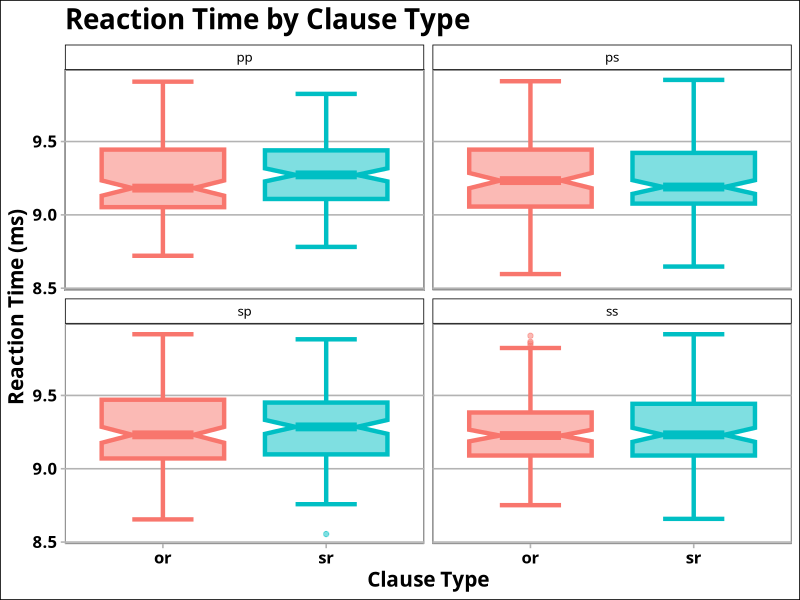
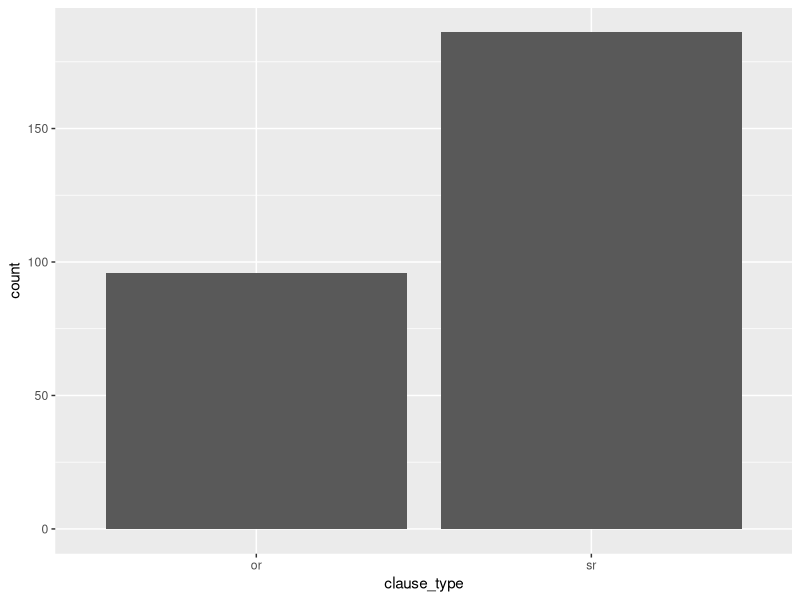

The R script that drew these images, in order:
# Library Import
library(tidyverse)
library(ggthemes)

# Data Import
df1 <- select(read.csv("./data/7co.csv"), part_id, gender, age, lang_ca, lang_sp, lang_en, task, item_type, clause_type, number, segment, rt, correct_answer, answer)
df2 <- select(read.csv("./data/ayb.csv"), part_id, gender, age, lang_ca, lang_sp, lang_en, task, item_type, clause_type, number, segment, rt, correct_answer, answer)
df3 <- select(read.csv("./data/ggn.csv"), part_id, gender, age, lang_ca, lang_sp, lang_en, task, item_type, clause_type, number, segment, rt, correct_answer, answer)
df4 <- select(read.csv("./data/h1n.csv"), part_id, gender, age, lang_ca, lang_sp, lang_en, task, item_type, clause_type, number, segment, rt, correct_answer, answer)
df5 <- select(read.csv("./data/qkh.csv"), part_id, gender, age, lang_ca, lang_sp, lang_en, task, item_type, clause_type, number, segment, rt, correct_answer, answer)
df6 <- select(read.csv("./data/y8r.csv"), part_id, gender, age, lang_ca, lang_sp, lang_en, task, item_type, clause_type, number, segment, rt, correct_answer, answer)

# Data Cleaning
df_raw <- reduce(list(df1, df2, df3, df4, df5, df6), rbind)
summary(df_raw)

df_clean <- df_raw[order(df_raw$part_id), ] %>%
    filter(task == "item" | task == "question") %>%
    mutate(across(c(lang_ca, lang_en, lang_sp, correct_answer, answer), as.logical)) %>%
    mutate(rt = as.numeric(rt))
summary(df_clean)

df_clean$lang_ca[is.na(df_clean$lang_ca)] <- FALSE
df_clean$lang_sp[is.na(df_clean$lang_sp)] <- FALSE
df_clean$lang_en[is.na(df_clean$lang_en)] <- FALSE

Q1 <- quantile(df_clean$rt, 0.25) # nolint
Q3 <- quantile(df_clean$rt, 0.75) # nolint
IQR <- Q3 - Q1 # nolint
inner_bound <- Q1 - 1.5 * IQR
upper_bound <- Q3 + 1.5 * IQR

df_rt <- filter(select(df_clean, part_id, gender, age, lang_ca, lang_sp, lang_en, task, item_type, clause_type, number, segment, rt), task == "item" & item_type == "exp_item") %>%
    filter(rt > inner_bound & rt < upper_bound) %>%
    mutate(rt = log(rt, base = 2))
summary(df_rt)

df_acc <- filter(select(df_clean, part_id, gender, age, lang_ca, lang_sp, lang_en, task, item_type, clause_type, number, correct_answer, answer), task == "question") %>%
    mutate(correct = ifelse(correct_answer == answer, TRUE, FALSE))
summary(df_acc)

# Data Analysis
lm_rt <- lm(data = df_rt, rt ~ clause_type + number)
summary(lm_rt)

lm_acc <- lm(data = df_acc, correct ~ clause_type + number)
summary(lm_acc)

# Data Visualization
plot_rt <- df_rt %>%
    ggplot(aes(
        x = clause_type,
        y = rt,
        color = clause_type,
        fill = clause_type
    )) +
    geom_boxplot(
        notch = TRUE,
        notchwidth = 0.5,
        staplewidth = 0.5,
        show.legend = FALSE,
        outlier.alpha = 0.5,
        linewidth = 1.5,
        alpha = 0.5,
    ) +
    facet_wrap(~number) +
    theme_calc(base_size = 12, base_family = "Verdana") +
    theme(
        plot.title = element_text(size = 20, face = "bold"),
        legend.title = element_text(size = 15, face = "bold"),
        legend.text = element_text(size = 12, face = "bold"),
        axis.title = element_text(size = 15, face = "bold"),
        axis.text = element_text(size = 12, face = "bold"),
    ) +
    labs(
        title = "Reaction Time by Clause Type",
        x = "Clause Type",
        y = "Reaction Time (ms)",
    )
plot_rt

plot_acc <- df_acc %>%
    ggplot(aes(x = clause_type)) +
    geom_bar()
plot_acc
